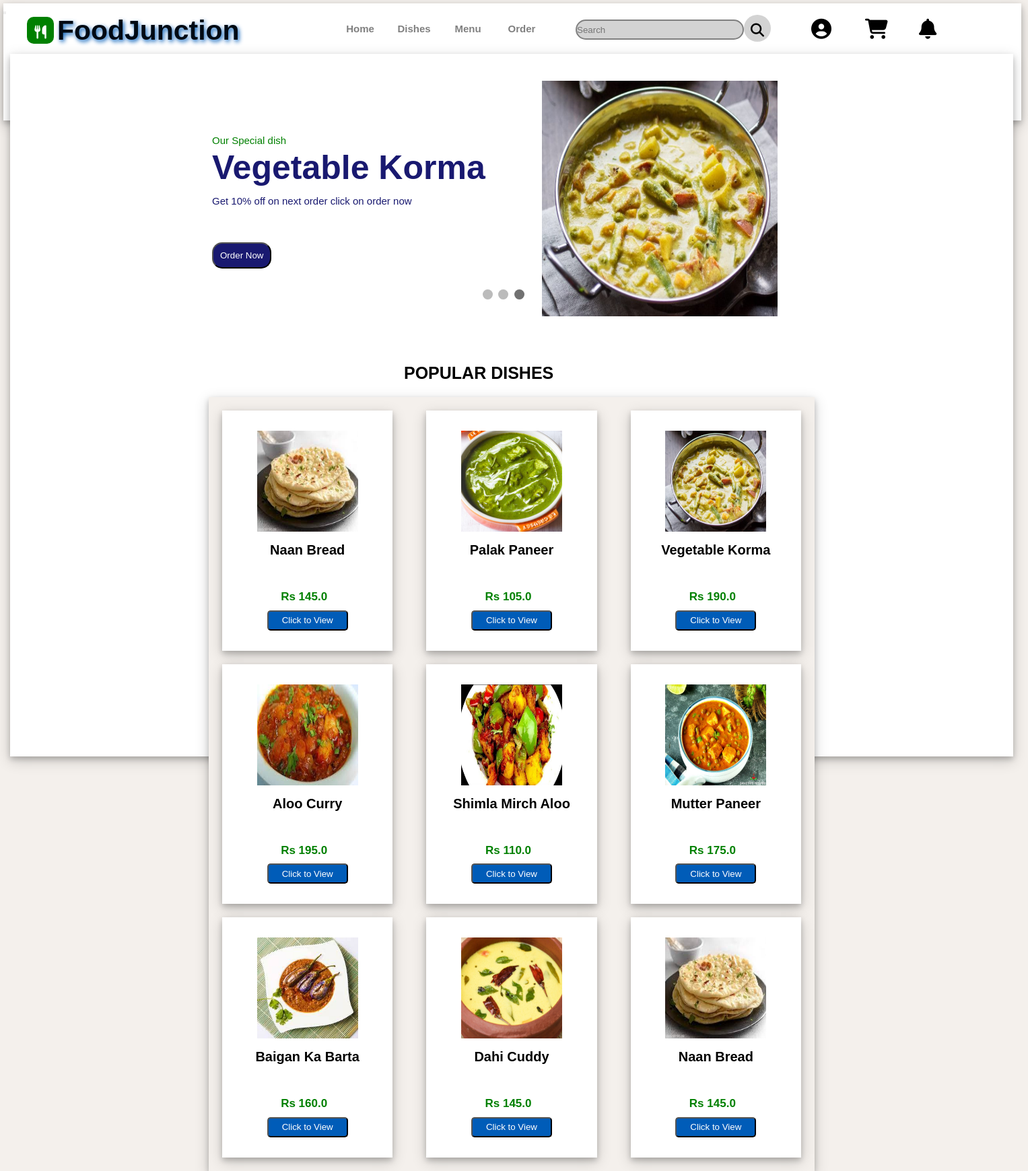
The page / on the database its author committed.
### fooddelivery/models.py (models this page shows)
class Foods(models.Model):
    name = models.CharField(max_length=20)
    photo = models.CharField(max_length=40)
    calorie = models.FloatField()
    fats = models.FloatField()
    carbs = models.FloatField()
    protien = models.FloatField()
    addn_nuti_info = models.CharField(max_length=25)
    description = models.CharField(max_length=1000)
    avilability = models.BooleanField()
    prise = models.IntegerField(default=0)
    chef = models.ForeignKey(Users, on_delete = models.CASCADE)
    def __str__(self) -> str:
        return self.name + ' by ' + self.chef.username

### fooddelivery/views.py (the view)
# urls.py: path('',views.homepage,name='homepage'),
def homepage(request):
    query = models.Foods.objects.all()
    print(query[0])
    context = {
        'foods' : query
    }
    return render(request,'homepage.html',context)

### Templates/homepage.html (shortened to what this page needs)
{% load static %}
<!DOCTYPE html>
<html>
<head>
<link rel="stylesheet" href="{% static "sude.css" %}">
<link rel="stylesheet" href="https://unpkg.com/swiper/swiper-bundle.min.css" />
</head>
<body bgcolor="#f4f0ec">
<div class="top">
<div class="food"><i class="fas fa-utensils"></i></div>
<label class="logo"><h3 style="color:hsl(210, 100%, 4%)">FoodJunction</h3></label>
<form action="/search/" method="POST">
<input type="search" class="search" placeholder="Search"name="search">
<button type="submit"><div class="slogo"><i style="color:black"class="fas fa-search" ></i></div></button>
</form>
<a class=" login"href="#" style="position:absolute;left:1200px;top:22px;font-size:30px;"><i style="color:black"class="fas fa-user-circle" ></i></a>
<a class=" cart"href="{% url "fooddelivery:cart" %}" style="position:absolute;left:1280px;top:22px;font-size:30px"><i style="color:black"class="fas fa-shopping-cart"></i></a>
<a class=" notification"href="#" style="position:absolute;left:1360px;top:22px;font-size:30px"><i style="color:black"class="fas fa-bell"></i></a>
<button class="topbtn" style="position:absolute;top:22px;left:500px">Home</button>
<button class="topbtn" style="position:absolute;top:22px;left:580px"id="dishbtn" >Dishes</button>
<button class="topbtn"style="position:absolute;top:22px;left:660px">Menu</button>
<button class="topbtn" style="position:absolute;top:22px;left:740px">Order</button>
</div>
<div class="slideshow-container">
<div class="mySlides fade">
  <p style="position:absolute;top:120px;left:300px;color:green;font-size:15px">Our Special dish</p>
  <p style="position:absolute;top:210px;left:300px;color:#191970;font-size:15px">Get 10% off on next order click on order now </p>
  <div class="newtext">{{ foods.2.name }}</div>
   <button onclick="location.href='{% url "fooddelivery:food" foods.2.id %}';"style="padding:10px;position:absolute;top:280px;left:300px;background:#191970;color:white;border-radius:15px">Order Now</button>
  <img src="{% url 'fooddelivery:image' foods.2.photo %}" onerror = "this.src = '{% static "default_food.png" %}'" class="img">
</div>
<div style="position:absolute;top:350px;left:700px">
  <span class="dot"></span>
  <span class="dot"></span>
  <span class="dot"></span>
</div>
</div>
<br>
<br>
<label id="dishes"style="position:absolute;top:540px;left:600px;font-weight:bold;text-align:center;color:black;font-size:25px">POPULAR DISHES</label>
<div class="grid-container">
 <div class="grid-item"><img class="photos" src="{% url 'fooddelivery:image' foods.0.photo %}" onerror = "this.src = '{% static "default_food.png" %}'"></img> <br><label style="font-weight:bold;text-align:center;color:black;font-size:20px"/>{{ foods.0.name }}<br><br><label style="color:green;font-size:17px">Rs {{ foods.0.prise }}.0</label>&ensp;<button onclick = "location.href = '{% url "fooddelivery:food" foods.0.id %}';"class="cartbtn" >Click to View</button></div>
  <div class="grid-item"><img class="photos" src="{% url 'fooddelivery:image' foods.1.photo %}" onerror = "this.src = '{% static "default_food.png" %}'"><br><label style="font-weight:bold;text-align:center;color:black;font-size:20px"/>{{ foods.1.name }}<br><br><label style="color:green;font-size:17px">Rs {{ foods.1.prise }}.0</label>&ensp;<button onclick = "location.href = '{% url "fooddelivery:food" foods.1.id %}';"class="cartbtn" >Click to View</button></img>
  </div>
  <div class="grid-item"><img class="photos" src="{% url 'fooddelivery:image' foods.2.photo %}" onerror = "this.src = '{% static "default_food.png" %}'"></img><br><label style="font-weight:bold;text-align:center;color:black;font-size:20px"/>{{ foods.2.name }}<br><br><label style="color:green;font-size:17px">Rs {{ foods.2.prise }}.0</label>&ensp;<button onclick = "location.href = '{% url "fooddelivery:food" foods.2.id %}';"class="cartbtn" >Click to View</button></div>
  <div class="grid-item"><img class="photos" src="{% url 'fooddelivery:image' foods.3.photo %}" onerror = "this.src = '{% static "default_food.png" %}'"></img><br><label style="font-weight:bold;text-align:center;color:black;font-size:20px"/>{{ foods.3.name }}<br><br><label style="color:green;font-size:17px">Rs {{ foods.3.prise }}.0</label>&ensp;<button onclick = "location.href = '{% url "fooddelivery:food" foods.3.id %}';"class="cartbtn" >Click to View</button></div>
  <div class="grid-item"><img class="photos" src="{% url 'fooddelivery:image' foods.4.photo %}" onerror = "this.src = '{% static "default_food.png" %}'"></img><br><label style="font-weight:bold;text-align:center;color:black;font-size:20px"/>{{ foods.4.name }}<br><br><label style="color:green;font-size:17px">Rs {{ foods.4.prise }}.0</label>&ensp;<button onclick = "location.href = '{% url "fooddelivery:food" foods.4.id %}';"class="cartbtn" >Click to View</button></div>
  <div class="grid-item"><img class="photos" src="{% url 'fooddelivery:image' foods.5.photo %}" onerror = "this.src = '{% static "default_food.png" %}'"></img><br><label style="font-weight:bold;text-align:center;color:black;font-size:20px"/>{{ foods.5.name }}<br><br><label style="color:green;font-size:17px">Rs {{ foods.5.prise }}.0</label>&ensp;<button onclick = "location.href = '{% url "fooddelivery:food" foods.5.id %}';"class="cartbtn" >Click to View</button></div>
  <div class="grid-item"><img class="photos" src="{% url 'fooddelivery:image' foods.6.photo %}" onerror = "this.src = '{% static "default_food.png" %}'"></img><br><label style="font-weight:bold;text-align:center;color:black;font-size:20px"/>{{ foods.6.name }}<br><br><label style="color:green;font-size:17px">Rs {{ foods.6.prise }}.0</label>&ensp;<button onclick = "location.href = '{% url "fooddelivery:food" foods.6.id %}';"class="cartbtn" >Click to View</button></div>
  <div class="grid-item"><img class="photos" src="{% url 'fooddelivery:image' foods.7.photo %}" onerror = "this.src = '{% static "default_food.png" %}'"></img><br><label style="font-weight:bold;text-align:center;color:black;font-size:20px"/>{{ foods.7.name }}<br><br><label style="color:green;font-size:17px">Rs {{ foods.7.prise }}.0</label>&ensp;<button onclick = "location.href = '{% url "fooddelivery:food" foods.7.id %}';"class="cartbtn" >Click to View</button></div>
  <div class="grid-item"><img class="photos" src="{% url 'fooddelivery:image' foods.0.photo %}" onerror = "this.src = '{% static "default_food.png" %}'"></img><br><label style="font-weight:bold;text-align:center;color:black;font-size:20px"/>{{ foods.0.name }}<br><br><label style="color:green;font-size:17px">Rs {{ foods.0.prise }}.0</label>&ensp;<button onclick = "location.href = '{% url "fooddelivery:food" foods.0.id %}';"class="cartbtn" >Click to View</button></div>
</div>
</body>
</html>

### Static/sude.css (style rules this page uses)
html { scroll-behavior: smooth; }
* { margin:0; padding:0; user-select:none; color:white; box-sizing:border-box; font-family:'Nunito', sans-serif; }
.mySlides { display: none; }
.img { position:absolute; top:40px; left:790px; width:350px; height:350px; }
.slideshow-container { background:white; margin: auto; height:500px; position:absolute; top:80px; left:15px; border:2px ; width:1490px; height:60%; box-shadow: 0 4px 8px 0 rgba(0, 0, 0, 0.2), 0 6px 20px 0 rgba(0, 0, 0, 0.19); }
.dot { height: 15px; width: 15px; margin: 0 2px; background-color: #bbb; border-radius: 50%; display: inline-block; transition: background-color 0.6s ease; }
.active { background-color: #717171; }
.fade { -webkit-animation-name: fade; -webkit-animation-duration: .2s; animation-name: fade; animation-duration: .2s; }
.newtext { position:absolute; top:140px; left:300px; color:#191970; font-weight:bold; font-size:50px }
.grid-container { position:absolute; top:590px; left:310px; width:900px; display: grid; grid-column-gap: 50px; grid-row-gap: 20px; grid-template-columns: auto auto auto; background-color:#f4f0ec; padding: 20px; box-shadow: 0 4px 8px 0 rgba(0, 0, 0, 0.2), 0 6px 20px 0 rgba(0, 0, 0, 0.19); }
.grid-item { background-color:white; padding: 30px; font-size: 30px; color:black; text-align: center; box-shadow: 0 4px 8px 0 rgba(0, 0, 0, 0.2), 0 6px 20px 0 rgba(0, 0, 0, 0.19); }
.photos { width:150px; height:150px; }
.food { position:absolute; top:20px; left:35px; height:40px; width:40px; text-align:center; background:green; border-radius:10px; cursor:pointer; color:white; padding-top:8px; font-size:20px; line-height : 30px }
.slogo { position:absolute; top:17px; left:1100px; height:40px; width:40px; text-align:center; background:lightgrey; border-radius:20px; cursor:pointer; color:white; padding-top:8px; font-size:20px; line-height:30px }
.top { position:absolute; background:white; width:1512px; height:10%; top:5px; left:5px; right:5px; border:white; box-shadow: 0 4px 8px 0 rgba(0, 0, 0, 0.2), 0 6px 20px 0 rgba(0, 0, 0, 0.19); }
.logo { position:absolute; font-size:35px; line-height:80px; left:80px; font-family:Bradley Hand ITC; text-shadow: 2px 3px 6px #005cb8; font-weight:bold; }
.search { position:absolute; background:lightgrey; border-radius:15px; border:2px solid grey; color:grey; top:24px; left:850px; width:250px; height:30px }
a { height:25px; width:25px; color:grey; text-decoration:none; font-size:18px; }
.topbtn { color:grey; border-radius:5px; text-align:center; width:60px; height:30px; background:white; border:1px white; font-size:15px; font-weight:bold; padding:5px; }
.cartbtn { color:white; background-color:#005cb8; width:120px; height:30px; border-radius:5px; padding:5px; text-align:center; }

### rows shown on the page
Foods: name "Vegetable Korma", photo (picture), prise "190"
Foods: photo (picture), name "Naan Bread", prise "145"
Foods: photo (picture), name "Palak Paneer", prise "105"
Foods: photo (picture), name "Aloo Curry", prise "195"
Foods: photo (picture), name "Shimla Mirch Aloo", prise "110"
Foods: photo (picture), name "Mutter Paneer", prise "175"
Foods: photo (picture), name "Baigan Ka Barta", prise "160"
Foods: photo (picture), name "Dahi Cuddy", prise "145"
